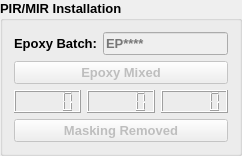
                   <widget class="QGroupBox" name="groupBox_9">
                    <property name="palette">
                     <palette>
                      <active/>
                      <inactive/>
                      <disabled/>
                     </palette>
                    </property>
                    <property name="font">
                     <font>
                      <family>Arial</family>
                      <pointsize>10</pointsize>
                      <weight>75</weight>
                      <bold>true</bold>
                     </font>
                    </property>
                    <property name="title">
                     <string>PIR/MIR Installation</string>
                    </property>
                    <layout class="QGridLayout" name="gridLayout_10" rowminimumheight="0,0,20,0">
                     <item row="0" column="0">
                      <widget class="QLabel" name="label_129">
                       <property name="palette">
                        <palette>
                         <active/>
                         <inactive/>
                         <disabled/>
                        </palette>
                       </property>
                       <property name="text">
                        <string>Epoxy Batch:</string>
                       </property>
                      </widget>
                     </item>
                     <item row="0" column="1">
                      <widget class="QLineEdit" name="epoxy_batch1">
                       <property name="enabled">
                        <bool>false</bool>
                       </property>
                       <property name="sizePolicy">
                        <sizepolicy hsizetype="Preferred" vsizetype="Preferred">
                         <horstretch>0</horstretch>
                         <verstretch>0</verstretch>
                        </sizepolicy>
                       </property>
                       <property name="palette">
                        <palette>
                         <active/>
                         <inactive/>
                         <disabled/>
                        </palette>
                       </property>
                       <property name="text">
                        <string/>
                       </property>
                       <property name="maxLength">
                        <number>6</number>
                       </property>
                       <property name="placeholderText">
                        <string>EP****</string>
                       </property>
                      </widget>
                     </item>
                     <item row="1" column="0" colspan="2">
                      <widget class="QPushButton" name="epoxy_mixed1">
                       <property name="enabled">
                        <bool>false</bool>
                       </property>
                       <property name="sizePolicy">
                        <sizepolicy hsizetype="Preferred" vsizetype="Preferred">
                         <horstretch>0</horstretch>
                         <verstretch>0</verstretch>
                        </sizepolicy>
                       </property>
                       <property name="palette">
                        <palette>
                         <active/>
                         <inactive/>
                         <disabled/>
                        </palette>
                       </property>
                       <property name="font">
                        <font>
                         <family>Arial</family>
                         <pointsize>10</pointsize>
                         <weight>75</weight>
                         <bold>true</bold>
                        </font>
                       </property>
                       <property name="text">
                        <string>Epoxy Mixed</string>
                       </property>
                      </widget>
                     </item>
                     <item row="2" column="0" colspan="2">
                      <layout class="QHBoxLayout" name="horizontalLayout_9">
                       <item>
                        <widget class="QLCDNumber" name="hour_disp_6">
                         <property name="sizePolicy">
                          <sizepolicy hsizetype="Preferred" vsizetype="Preferred">
                           <horstretch>0</horstretch>
                           <verstretch>0</verstretch>
                          </sizepolicy>
                         </property>
                         <property name="palette">
                          <palette>
                           <active/>
                           <inactive/>
                           <disabled/>
                          </palette>
                         </property>
                        </widget>
                       </item>
                       <item>
                        <widget class="QLCDNumber" name="min_disp_6">
                         <property name="sizePolicy">
                          <sizepolicy hsizetype="Preferred" vsizetype="Preferred">
                           <horstretch>0</horstretch>
                           <verstretch>0</verstretch>
                          </sizepolicy>
                         </property>
                         <property name="palette">
                          <palette>
                           <active/>
                           <inactive/>
                           <disabled/>
                          </palette>
                         </property>
                        </widget>
                       </item>
                       <item>
                        <widget class="QLCDNumber" name="sec_disp_6">
                         <property name="sizePolicy">
                          <sizepolicy hsizetype="Preferred" vsizetype="Preferred">
                           <horstretch>0</horstretch>
                           <verstretch>0</verstretch>
                          </sizepolicy>
                         </property>
                         <property name="palette">
                          <palette>
                           <active/>
                           <inactive/>
                           <disabled/>
                          </palette>
                         </property>
                        </widget>
                       </item>
                      </layout>
                     </item>
                     <item row="3" column="0" colspan="2">
                      <widget class="QPushButton" name="epoxy_applied1">
                       <property name="enabled">
                        <bool>false</bool>
                       </property>
                       <property name="sizePolicy">
                        <sizepolicy hsizetype="Preferred" vsizetype="Preferred">
                         <horstretch>0</horstretch>
                         <verstretch>0</verstretch>
                        </sizepolicy>
                       </property>
                       <property name="palette">
                        <palette>
                         <active/>
                         <inactive/>
                         <disabled/>
                        </palette>
                       </property>
                       <property name="font">
                        <font>
                         <family>Arial</family>
                         <pointsize>10</pointsize>
                         <weight>75</weight>
                         <bold>true</bold>
                        </font>
                       </property>
                       <property name="text">
                        <string>Masking Removed</string>
                       </property>
                      </widget>
                     </item>
                    </layout>
                   </widget>
